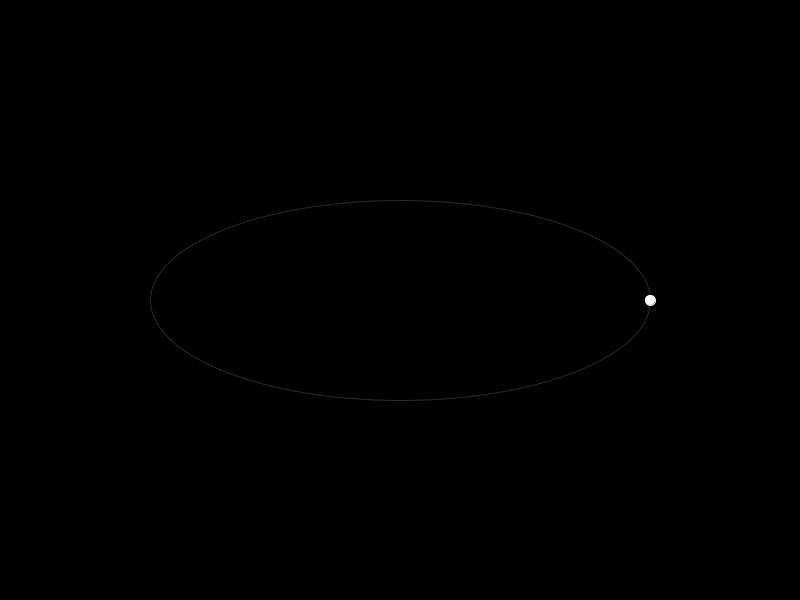
Frame 1 (no input)
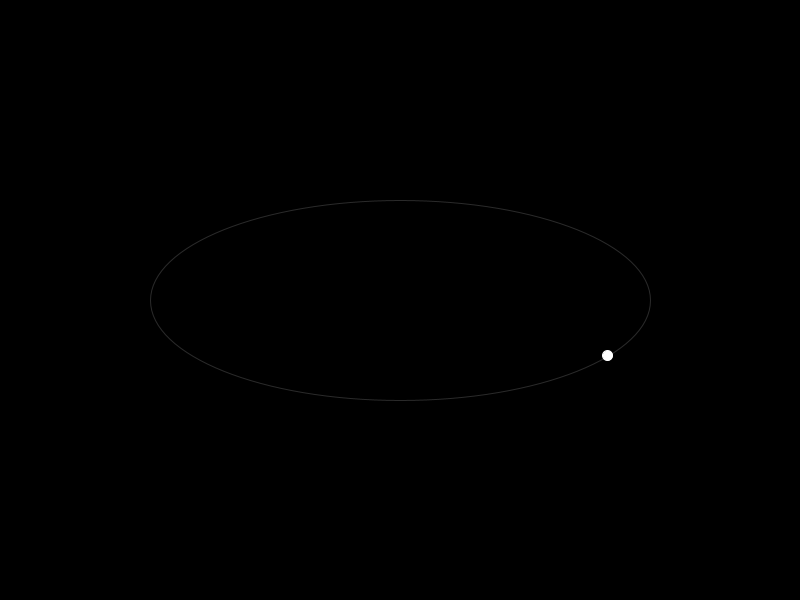
Frame 60 (the mouse pressed at the canvas centre just before this capture)
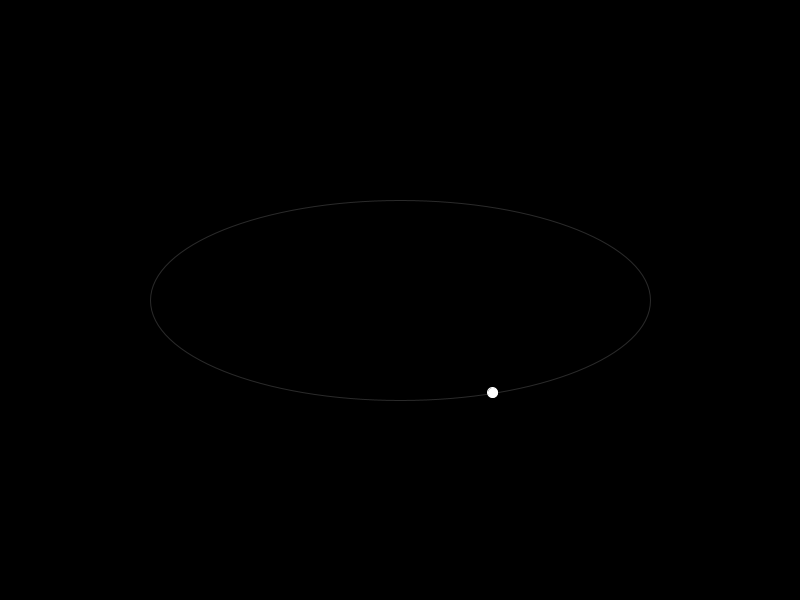
Frame 120 (the mouse held since frame 60 and released just before this capture)

The Processing sketch that drew these frames (run headless with seeded random() and noise(); from frame 60 on, the mouse is pressed at the canvas centre):

// Processing sketch: Ellipse_Trace
// ── Ellipse_Trace.pde

float theta = 0;

float x;
float a = 250;
float b = 100;

void setup() {
  size(800, 600);
  background(0);
}


void draw() {
  background(0);
  translate(width / 2, height / 2);
  
  stroke(42);
  fill(0);
  
  ellipse(0,0,2 * a,2 * b);
  
  stroke(255);
  fill(255);
  
  x = a * cos(theta);
  
  ellipse(x, f(x) * (sin(theta) < 0 ? -1 : 1), 10, 10);
  
  theta += 0.01;
}


float f(float _x) {
  return sqrt(pow(b,2)-(pow(_x, 2) * pow(b, 2)) / pow(a, 2));
}
